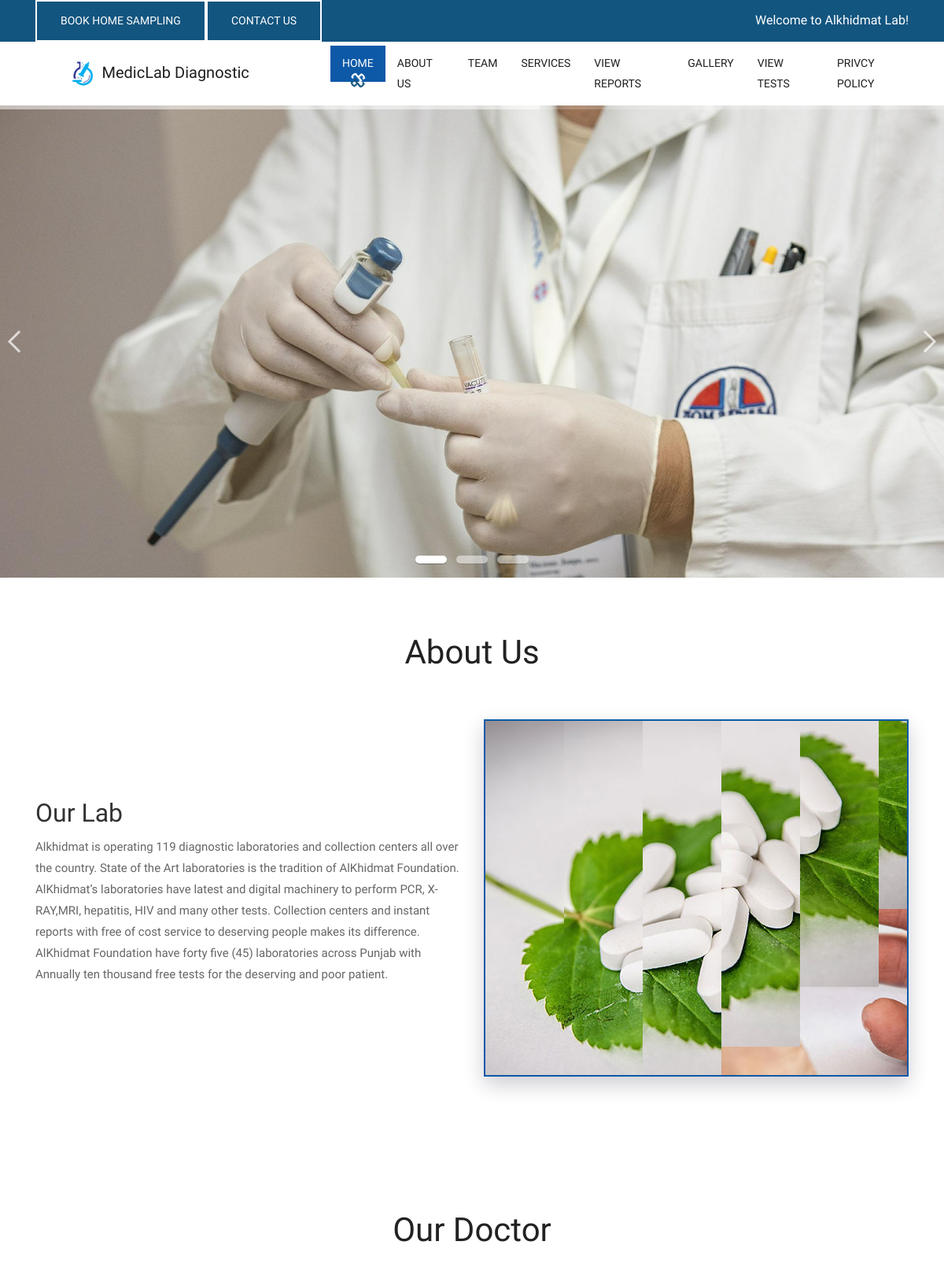
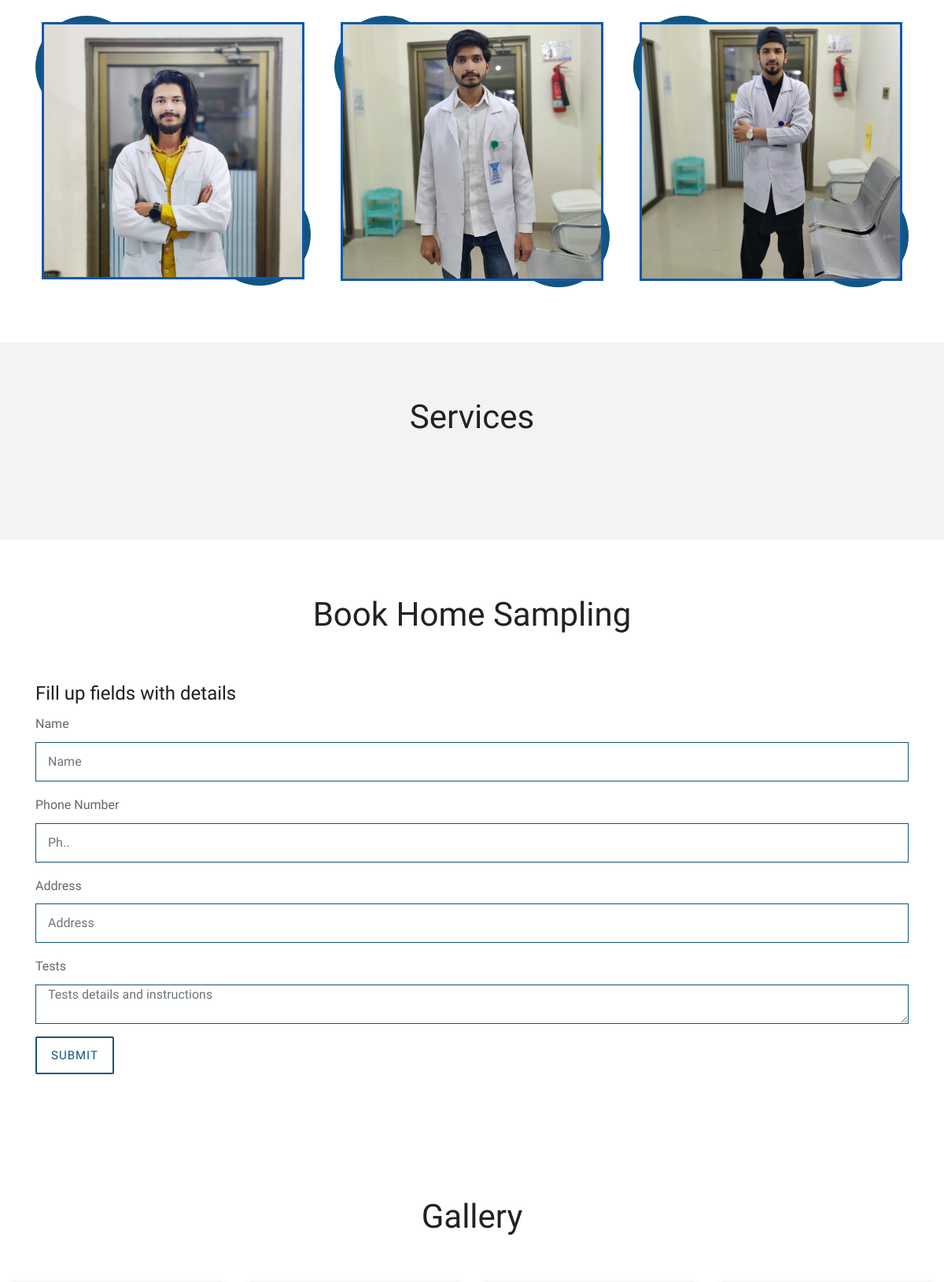
The app's page /user/index.php (upper part) with its own data (2 pictures, top to bottom).
### tables this page shows
CREATE TABLE `add_slider` (
  `id` int(11) NOT NULL,
  `Date` varchar(100) NOT NULL,
  `Time` varchar(100) NOT NULL,
  `Image` varchar(100) NOT NULL
);

CREATE TABLE `add_aboutus` (
  `id` int(11) NOT NULL,
  `Date` varchar(100) NOT NULL,
  `Time` varchar(100) NOT NULL,
  `Image` varchar(100) NOT NULL,
  `Heading` varchar(100) NOT NULL,
  `Description` varchar(10000) NOT NULL
);

CREATE TABLE `add_team` (
  `id` int(11) NOT NULL,
  `Date` varchar(100) NOT NULL,
  `Time` varchar(100) NOT NULL,
  `Designation` varchar(100) NOT NULL,
  `Image` varchar(100) NOT NULL,
  `Name` varchar(100) NOT NULL
);

### user/gallery.php (the view, shortened to what this page needs)
<div id="gallery" class="gallery-box">
		<div class="container-fluid">
			<div class="row">
				<div class="col-lg-12">
					<div class="title-box">
						<h2>Gallery</h2>
					</div>
				</div>
			</div>
		</div>
	</div>

### user/index.php (shortened to what this page needs)
<!DOCTYPE html><?php
	include("connection.php");
?>
<html lang="en">
<head>
    <link rel="stylesheet" href="css/bootstrap.min.css">
    <link rel="stylesheet" href="css/pogo-slider.min.css">
    <link rel="stylesheet" href="css/style.css">
    <link rel="stylesheet" href="css/responsive.css">
    <link rel="stylesheet" href="css/custom.css">
</head>
<body id="home" data-spy="scroll" data-target="#navbar-wd" data-offset="98">
	<?php
	include("topbar.php");
	?>
	<?php
	include("header.php");
	?>
	<?php
	include("banner.php");
	?>
<?php
	include("start aboutus.php");
	?>
	<?php
	include("start team.php");
?>
	<?php
	include("service.php");
?>
	<?php
	include("registration.php");
?>
	<?php
	include("gallery.php");
?>
	<?php
	include("contactus.php");
?>
</body>
</html>

### user/topbar.php (shortened to what this page needs)
<div class="main-top">
		<div class="container">
			<div class="row">
				<div class="col-lg-6">
					<div class="left-top">
						<a class="new-btn-d br-2" href="#booksample"><span>Book Home Sampling</span></a>
						<div ><a class="new-btn-d br-2" href="#contac"><span>Contact Us</span></a></div>
					</div>
				</div>
				<div class="col-lg-6">
					<div class="wel-nots">
						<p class="fs-1">Welcome to Alkhidmat Lab!</p>
					</div>
				</div>
			</div>
		</div>
	</div>

### user/header.php (shortened to what this page needs)
<header class="top-header">
		<nav class="navbar header-nav navbar-expand-lg">
            <div class="container-fluid">
				<a class="navbar-brand col-lg-2" href="index.html" style"color:#12557f;"><img src="images/logo.png" alt="image" style="margin-left: 50px; width:30%;">MedicLab Diagnostic</a>
                <div class="collapse navbar-collapse justify-content-end col-lg-8 " id="navbar-wd">
                    <ul class="navbar-nav">
                        <li><b><a class="nav-link active" href="#home">Home</a></b></li>
                        <li><a class="nav-link" href="#about">About Us</a></li>
                        <li><a class="nav-link" href="#team">Team</a></li>
                        <li><a class="nav-link" href="#services">Services</a></li>
						<li><a class="nav-link" href="#appointment">View Reports</a></li>
                        <li><a class="nav-link" href="#gallery">Gallery</a></li>
                        <li><a class="nav-link" href="#zzzz">View Tests</a></li>
                        <li><a class="nav-link" href="#blog">Privcy policy</a></li>
                    </ul>
                </div>
            </div>
        </nav>
	</header>

### user/banner.php (shortened to what this page needs)
<div class="ulockd-home-slider">
		<div class="container-fluid">
			<div class="row">
				<div class="pogoSlider" id="js-main-slider">
					<?php $query="SELECT * FROM `add_slider` WHERE 1";
                      $run=mysqli_query($connect,$query);
                      if (mysqli_num_rows($run)>0) {
                        while($row=mysqli_fetch_array($run))
                        {
                        	?>
					<div class="pogoSlider-slide" data-transition="fade" data-duration="1500" style="background-image:url(../Admin/<?php echo $row['Image']?>);">
					</div>
					<?php  }
		}?>
		</div>
		</div>
	</div></div>

### user/start aboutus.php (shortened to what this page needs)
                            <div id="about" class="about-box">
		<div class="about-a1">
			<div class="container">
				<div class="row">
					<div class="col-lg-12">
						<div class="title-box">
							<h2>About Us</h2>
						</div>
					</div>
				</div>
				<div class="row">
					<div class="col-lg-12 col-md-12 col-sm-12">
						<div class="row align-items-center about-main-info">
<?php
                 $query="SELECT * FROM `add_aboutus` WHERE 1";
                      $run=mysqli_query($connect,$query);
                      if (mysqli_num_rows($run)>0) {
                        while($row=mysqli_fetch_array($run))
                        {
                            $heading=$row['Heading'];
                            $description=$row['Description'];
                            ?>
							<div class="col-lg-6 col-md-6 col-sm-12">
								<h2> <?php echo $heading; ?> </h2>
								<p><?php echo $description; ?> </p>
							</div>
							<div class="col-lg-6 col-md-6 col-sm-12">
								<div class="about-m">
									<ul id="banner">
											<?php
                 $query="SELECT * FROM `add_aboutus` WHERE 1";
                      $run=mysqli_query($connect,$query);
                      if (mysqli_num_rows($run)>0) {
                        while($row=mysqli_fetch_array($run))
                        {
                            ?>
										<li>
										</li>
									<?php
                         }
                      }
                       ?>
									</ul>
								</div>
							</div>
							 <?php
                         }
                      }
                       ?>
						</div>
					</div>
				</div>
			</div>
		</div>
	</div>

### user/start team.php (shortened to what this page needs)
<div id="team" class="team-box">
		<div class="container">
			<div class="row">
				<div class="col-lg-12">
					<div class="title-box">
						<h2>Our Doctor</h2>
					</div>
				</div>
			</div>
			<div class="row"><?php $query="SELECT * FROM `add_team` WHERE 1";
                      $run=mysqli_query($connect,$query);
                      if (mysqli_num_rows($run)>0) {
                        while($row=mysqli_fetch_array($run))
                        {
                         ?>
                <div class="col-md-4 col-sm-6">
                         <div class="our-team">
                        <div class="pic">
                            <img src="../Admin/<?php echo $row['Image']  ?>" alt="">
                        </div>
                    </div>
                </div>  <?php  }
        }?>
            </div>
		</div>
	</div>

### user/service.php (shortened to what this page needs)
<div id="services" class="services-box">
		<div class="container">
			<div class="row">
				<div class="col-lg-12">
					<div class="title-box">
						<h2>Services</h2>
					</div>
				</div>
			</div>
			<div class="row">
				<div class="col-lg-12">
						</div></div></div></div>

### user/registration.php (shortened to what this page needs)
<div id="booksample" class="appointment-main">
		<div class="container">
			<div class="row">
				<div class="col-lg-12">
					<div class="title-box">
						<h2>Book Home Sampling</h2>
					</div>
				</div>
			</div>
			<div class="row">
				<div class="col-lg-12 col-md-12">
					<div class="well-block">
                        <div class="well-title">
                            <h1>Fill up fields with details</h1>
                        </div>
                        <form method="POST">
                            <div class="row">
                                <div class="col-md-12">
                                    <div class="form-group">
                                        <label class="control-label" for="name">Name</label>
                                        <input id="name" name="name" type="text" placeholder="Name" class="form-control input-md">
                                    </div>
                                </div>
                                <div class="col-md-12">
                                    <div class="form-group">
                                        <label class="control-label" for="email">Phone Number</label>
                                        <input id="email" name="number" type="number" placeholder="Ph.." class="form-control input-md">
                                    </div>
                                </div>
                               <div class="col-md-12">
                                    <div class="form-group">
                                        <label class="control-label" for="email">Address</label>
                                        <input id="email" name="address" type="text" placeholder="Address" class="form-control input-md">
                                    </div>
                                </div>
                                <div class="col-md-12">
                                    <div class="form-group">
                                        <label class="control-label" for="appointmentfor">Tests</label>
                                        <textarea id="email" name="test" type="text" placeholder="Tests details and instructions" class="form-control input-md"></textarea>
                                    </div>
                                </div>
                                <div class="col-md-12">
                                    <div class="form-group">
                                        <button type="submit" name="submit" class="new-btn-d br-2">Submit</button>
                                    </div>
                                </div>
                            </div>
                        </form>
                    </div>
				</div>
			</div>
		</div>
	</div></div></div></div></div>

### user/contactus.php (shortened to what this page needs)
<!DOCTYPE html>
<html>
<head>
</head>
<body>
</body>
</html>

### records on screen
add_slider: Image (picture)
add_aboutus: Heading "Our Lab", Description "Alkhidmat is operating 119 diagnostic laboratories and collection centers all over the country. State of the Art laboratories is the tradition of AlKhidmat Foundation. AlKhidmat’s laboratories have latest and digital machinery to perform PCR, X-RAY,MRI, hepatitis, HIV and many other tests. Collection centers and instant reports with free of cost service to deserving people makes its difference. AlKhidmat Foundation have forty five (45) laboratories across Punjab with Annually ten thousand free tests for the deserving and poor patient."
add_team: Image (picture)
add_team: Image (picture)
add_team: Image (picture)
